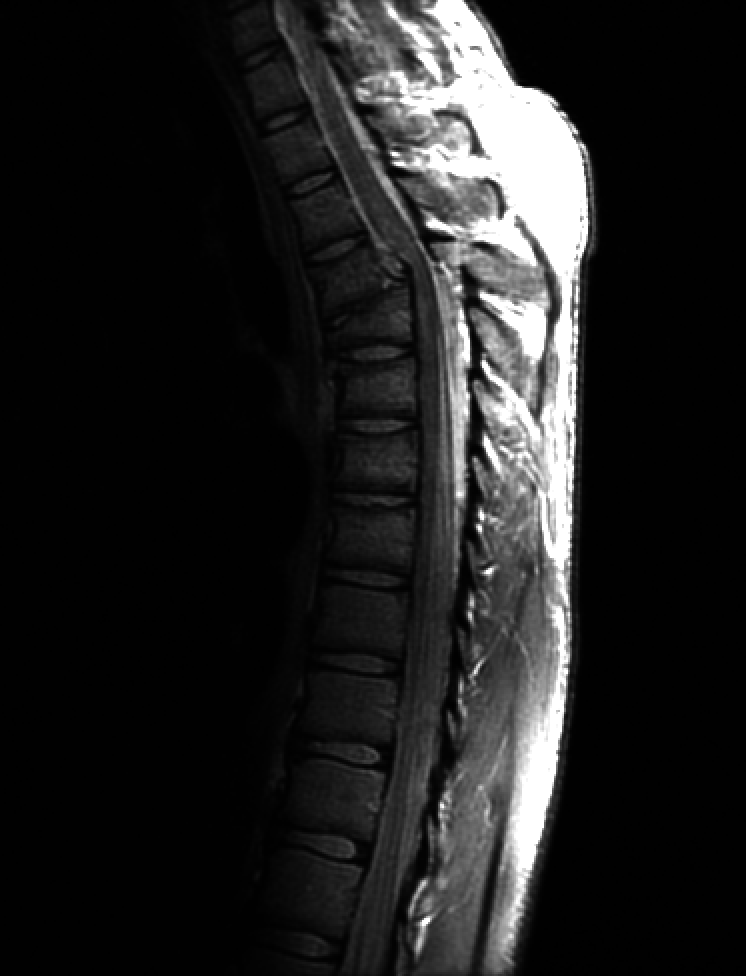
#> input picture hw1/resource/Fig0308(a)(fractured_spine).tif, 746 x 976 px
$ python code1.py
#> lines starting #> are read from the running program, lines starting #| are printed output that depends on the picture
import cv2 as cv
import matplotlib.pyplot as plt

img_raw = cv.imread("../resource/Fig0308(a)(fractured_spine).tif")
#> img_raw is the input picture: shape (976, 746, 3); min 0, max 255, mean 32.6
img_gray = cv.cvtColor(img_raw, cv.COLOR_BGR2GRAY)
cv.imshow('Gray',img_gray)
cv.waitKey(0)

w = img_gray.shape[0]
#> w = 976
h = img_gray.shape[1]
#> h = 746

count = [0 for i in range(256)]
tmp = []
for i in range(w):
    for j in range(h):
        tmp.append(img_gray[i][j])
        count[img_gray[i][j]] += 1
#> after the loop, count = 256 values, max 407152 at index 1, min 0 at index 59, mean 2844.1; tmp = 728096 items

plt.hist(tmp,bins=256)
plt.title('histogram')
plt.xlabel('grayscale')
plt.ylabel('rate')
plt.show()
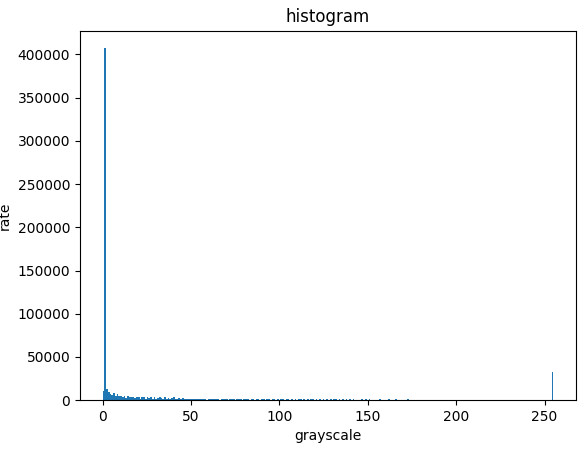
#> figure drawn by matplotlib, 1 panel; tallest bar 407152 high, from x = 0.996 to 1.99

count1 = [0 for i in range(256)]
#> count1 = 256 values from 0 to 0
tmp1 = []
for i in range(w):
    for j in range(h):
        sum = 0
        for k in range(img_gray[i][j]):
            sum += count[k]
        img_gray[i][j] = 255*sum/(w*h)
        tmp1.append(img_gray[i][j])
        count1[img_gray[i][j]] += 1
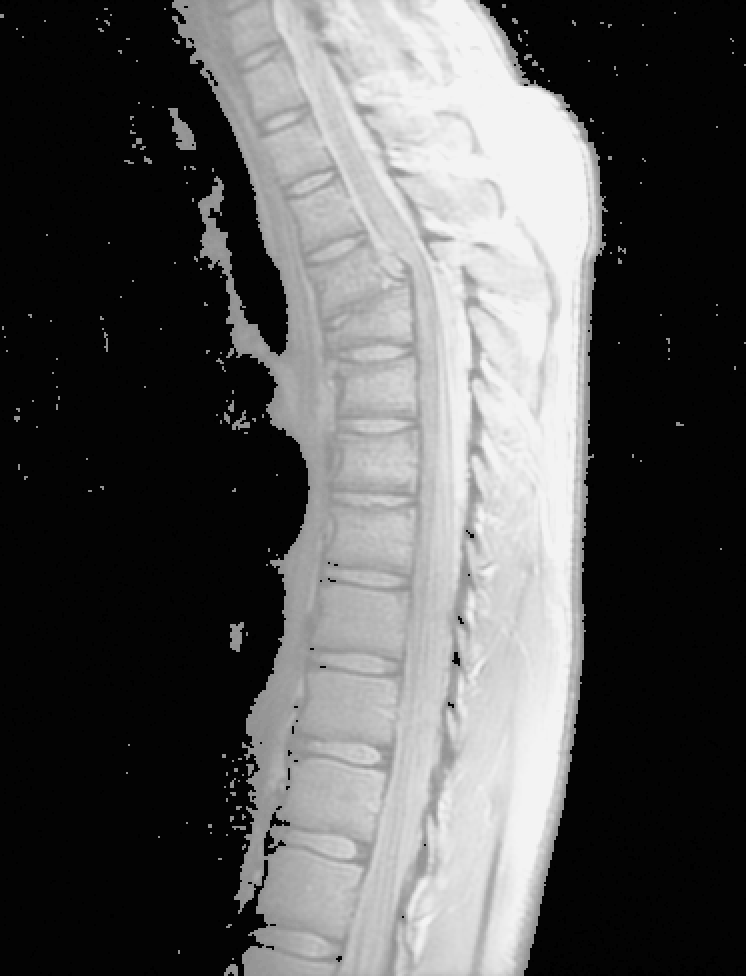
#> img_gray: shape (976, 746); min 0, max 243, mean 86.5
#> after the loop, count1 = 256 values, max 407152 at index 3, min 0 at index 1, mean 2844.1; tmp1 = 728096 items
cv.imshow('Gray', img_gray)
cv.waitKey(0)
plt.hist(tmp1,bins=256)
plt.title('histogram')
plt.xlabel('grayscale')
plt.ylabel('rate')
plt.show()
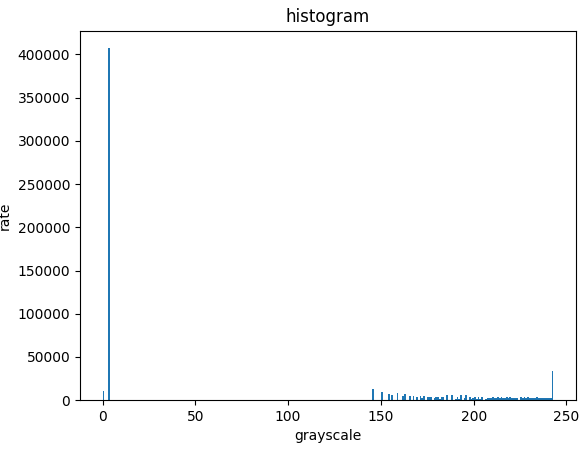
#> figure drawn by matplotlib, 1 panel; tallest bar 407152 high, from x = 2.85 to 3.8
